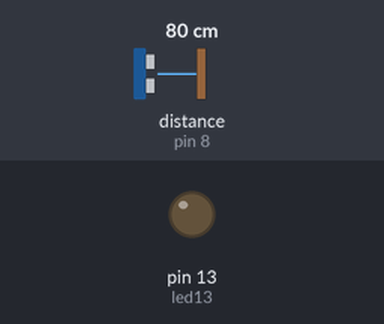
Simulated run of this sketch. Board: Arduino Uno, built with avr-gcc and run on an emulated ATmega328P. On the bench: output pins drawn as LEDs (lit = HIGH). Wiring (inferred from the names in the program): ultrasonic range finder: trigger pin 7; echo pin 8. The inputs (shaded band) are chosen by the test bench; at power-on: distance to the obstacle (sensor on pin 8) 80 cm. The echo pulse lasts 58.3 µs per cm; pins used as bus, display or sensor lines are not drawn.

Above: at 1.2 s.
1.3 s: distance to the obstacle (sensor on pin 8) set to 12 cm
2.8 s: distance to the obstacle (sensor on pin 8) set to 9 cm
At 4.0 s:
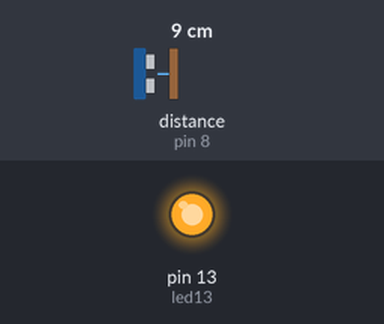
4.3 s: distance to the obstacle (sensor on pin 8) set to 18 cm
At 5.2 s:
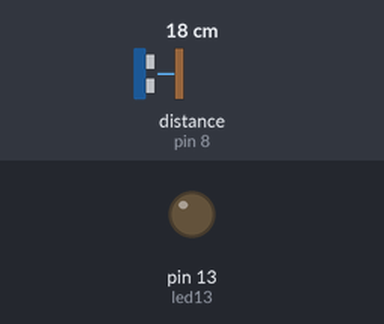
5.8 s: distance to the obstacle (sensor on pin 8) set to 2 cm
At 6.3 s:
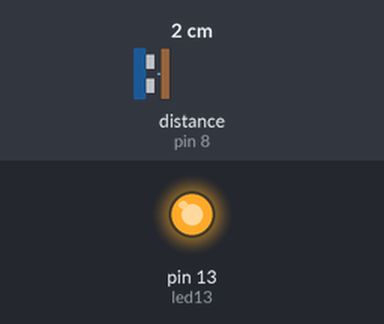
Timing chart, 0 to 8.3 s (numbered marks = the images above; inputs shaded):
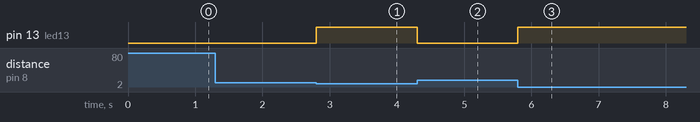

Measured:
- the behaviour switches between 11 and 10 cm on distance to the obstacle (sensor on pin 8) (found by bisection; images 0 and 1)
- after the input at 1.3 s, every drawn part: stays the same
- after the input at 2.8 s, pin 13 (led13): LOW → HIGH at once
- after the input at 4.3 s, pin 13 (led13): HIGH → LOW at once
- after the input at 5.8 s, pin 13 (led13): LOW → HIGH at once

The sketch:

Ulta.ino
```cpp
/*
 HC-SR04 Ping distance sensor]
 VCC to arduino 5v GND to arduino GND
 Echo to Arduino pin 13 Trig to Arduino pin 12
 Red POS to Arduino pin 11
 Green POS to Arduino pin 10
 560 ohm resistor to both LED NEG and GRD power rail
 More info at: http://goo.gl/kJ8Gl
 Original code improvements to the Ping sketch sourced from Trollmaker.com
 Some code and wiring inspired by http://en.wikiversity.org/wiki/User:Dstaub/robotcar
 */
// edited by cwc

#define trigPin 7
#define echoPin 8
#define led13 13

void setup() {
  pinMode(trigPin, OUTPUT);
  pinMode(echoPin, INPUT);
  pinMode(led13, OUTPUT);

}
int proximity = 10;
void loop() {
  long duration, distance;
  digitalWrite(trigPin, LOW);
  delayMicroseconds(2);
  digitalWrite(trigPin, HIGH);


  delayMicroseconds(10);
  digitalWrite(trigPin, LOW);
  duration = pulseIn(echoPin, HIGH);
  distance = (duration/2) / 29.1;

  if (distance < proximity) {
    digitalWrite(led13,HIGH);

  }
  else {
   digitalWrite(led13,LOW);
  }

}
```
